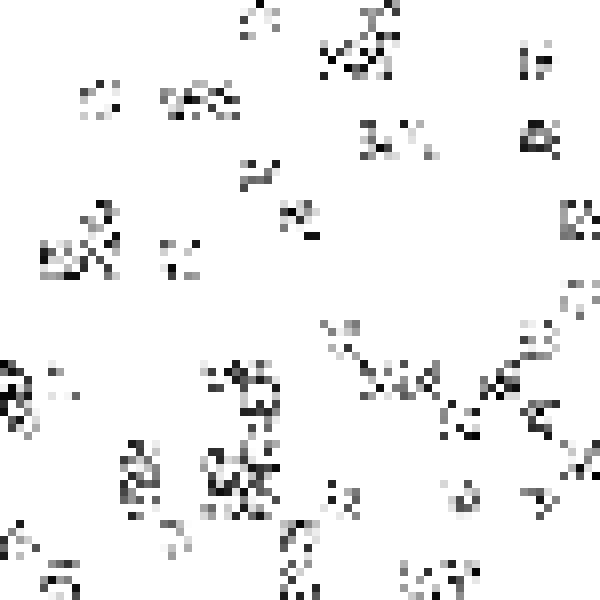
Frame 1 (no input)
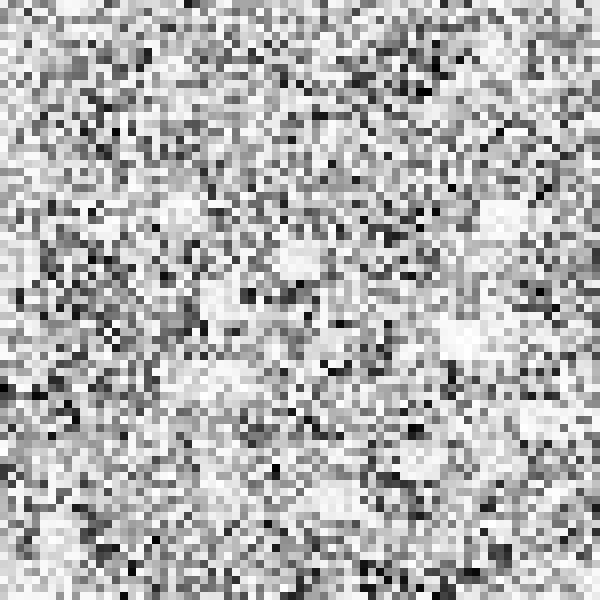
Frame 60 (the mouse pressed at the canvas centre just before this capture)
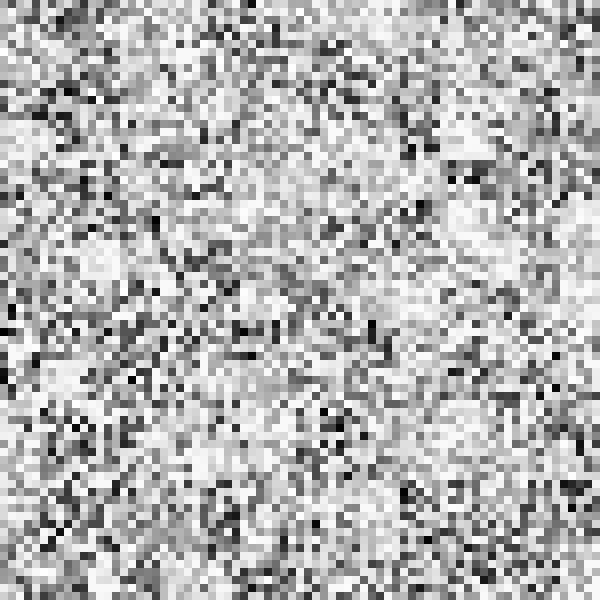
Frame 120 (the mouse held since frame 60 and released just before this capture)

The Processing sketch that drew these frames (run headless with seeded random() and noise(); from frame 60 on, the mouse is pressed at the canvas centre):

// Processing sketch: processing_54483
// ── processing_54483.pde


int i=40;
int s=i/5;

void setup (){
  size(600,600);
  background(255);
  //  noLoop();
  frameRate(30);
  smooth();
}

void draw(){
  noStroke();
  fill(255,20);
  rect(0,0,width,height);
  for (int x=0; x<width; x=x+i) {
    for (int y=0; y<height; y=y+i) {  
      float a = random(0,1);
      if (a<0.2){
        rectdraw(x, y, s);
      }
    }
  }

}


void rectdraw(int stx, int sty, int s){

  for (int x=stx; x<stx+i; x=x+s) {
    for (int y=sty; y<sty+i; y=y+s) {
      float a = random(0,1);
      if (a<0.5){
        noStroke();
        fill(random(255));
        rect(x, y, s, s);
      }
    }
  }

}
